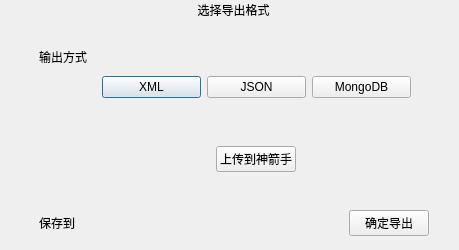
<?xml version="1.0" encoding="UTF-8"?>
<ui version="4.0">
 <class>ExportDialog</class>
 <widget class="QDialog" name="ExportDialog">
  <property name="geometry">
   <rect>
    <x>0</x>
    <y>0</y>
    <width>459</width>
    <height>250</height>
   </rect>
  </property>
  <property name="windowTitle">
   <string>Dialog</string>
  </property>
  <layout class="QVBoxLayout" name="verticalLayout" stretch="1,8,2">
   <property name="leftMargin">
    <number>0</number>
   </property>
   <property name="topMargin">
    <number>0</number>
   </property>
   <property name="rightMargin">
    <number>0</number>
   </property>
   <property name="bottomMargin">
    <number>0</number>
   </property>
   <item>
    <widget class="QWidget" name="head_widget" native="true">
     <layout class="QHBoxLayout" name="horizontalLayout" stretch="3">
      <property name="topMargin">
       <number>1</number>
      </property>
      <property name="rightMargin">
       <number>1</number>
      </property>
      <item>
       <widget class="QLabel" name="label">
        <property name="text">
         <string>选择导出格式</string>
        </property>
        <property name="alignment">
         <set>Qt::AlignCenter</set>
        </property>
       </widget>
      </item>
     </layout>
    </widget>
   </item>
   <item>
    <widget class="QWidget" name="export_mode_widget" native="true">
     <layout class="QHBoxLayout" name="horizontalLayout_3" stretch="1,6">
      <property name="leftMargin">
       <number>30</number>
      </property>
      <property name="topMargin">
       <number>9</number>
      </property>
      <property name="rightMargin">
       <number>30</number>
      </property>
      <item>
       <widget class="QWidget" name="widget_5" native="true">
        <layout class="QVBoxLayout" name="verticalLayout_3" stretch="9">
         <property name="topMargin">
          <number>5</number>
         </property>
         <property name="rightMargin">
          <number>0</number>
         </property>
         <property name="bottomMargin">
          <number>0</number>
         </property>
         <item>
          <widget class="QLabel" name="label_3">
           <property name="layoutDirection">
            <enum>Qt::LeftToRight</enum>
           </property>
           <property name="text">
            <string>输出方式</string>
           </property>
           <property name="alignment">
            <set>Qt::AlignHCenter|Qt::AlignTop</set>
           </property>
          </widget>
         </item>
        </layout>
       </widget>
      </item>
      <item>
       <widget class="QWidget" name="export_mode_option_widget" native="true">
        <layout class="QVBoxLayout" name="verticalLayout_2" stretch="1,4,1,3">
         <property name="leftMargin">
          <number>0</number>
         </property>
         <property name="topMargin">
          <number>0</number>
         </property>
         <property name="bottomMargin">
          <number>0</number>
         </property>
         <item>
          <widget class="QLabel" name="label_4">
           <property name="text">
            <string/>
           </property>
           <property name="pixmap">
            <pixmap resource="../res.qrc">:/res/icons/导出到本地.png</pixmap>
           </property>
           <property name="scaledContents">
            <bool>true</bool>
           </property>
           <property name="alignment">
            <set>Qt::AlignCenter</set>
           </property>
          </widget>
         </item>
         <item>
          <widget class="QWidget" name="export_mode_option_btn" native="true">
           <layout class="QHBoxLayout" name="horizontalLayout_4">
            <item>
             <widget class="QPushButton" name="xml_btn">
              <property name="cursor">
               <cursorShape>PointingHandCursor</cursorShape>
              </property>
              <property name="text">
               <string>XML</string>
              </property>
              <attribute name="buttonGroup">
               <string notr="true">export_type_button_group</string>
              </attribute>
             </widget>
            </item>
            <item>
             <widget class="QPushButton" name="json_btn">
              <property name="cursor">
               <cursorShape>PointingHandCursor</cursorShape>
              </property>
              <property name="text">
               <string>JSON</string>
              </property>
              <attribute name="buttonGroup">
               <string notr="true">export_type_button_group</string>
              </attribute>
             </widget>
            </item>
            <item>
             <widget class="QPushButton" name="mongo_btn">
              <property name="cursor">
               <cursorShape>PointingHandCursor</cursorShape>
              </property>
              <property name="text">
               <string>MongoDB</string>
              </property>
              <attribute name="buttonGroup">
               <string notr="true">export_type_button_group</string>
              </attribute>
             </widget>
            </item>
           </layout>
          </widget>
         </item>
         <item>
          <widget class="QLabel" name="label_5">
           <property name="text">
            <string/>
           </property>
           <property name="pixmap">
            <pixmap resource="../res.qrc">:/res/icons/上传数据源.png</pixmap>
           </property>
           <property name="scaledContents">
            <bool>true</bool>
           </property>
          </widget>
         </item>
         <item>
          <widget class="QWidget" name="widget_4" native="true">
           <layout class="QHBoxLayout" name="horizontalLayout_5">
            <item>
             <widget class="QPushButton" name="push_btn">
              <property name="sizePolicy">
               <sizepolicy hsizetype="Fixed" vsizetype="Fixed">
                <horstretch>0</horstretch>
                <verstretch>0</verstretch>
               </sizepolicy>
              </property>
              <property name="cursor">
               <cursorShape>PointingHandCursor</cursorShape>
              </property>
              <property name="text">
               <string>上传到神箭手</string>
              </property>
             </widget>
            </item>
           </layout>
          </widget>
         </item>
        </layout>
       </widget>
      </item>
     </layout>
    </widget>
   </item>
   <item>
    <widget class="QWidget" name="export_local_path" native="true">
     <layout class="QHBoxLayout" name="horizontalLayout_2" stretch="1,6,0">
      <property name="leftMargin">
       <number>30</number>
      </property>
      <property name="rightMargin">
       <number>30</number>
      </property>
      <item>
       <widget class="QWidget" name="widget" native="true">
        <layout class="QHBoxLayout" name="horizontalLayout_6">
         <item>
          <widget class="QLabel" name="label_2">
           <property name="text">
            <string>保存到</string>
           </property>
           <property name="alignment">
            <set>Qt::AlignCenter</set>
           </property>
          </widget>
         </item>
        </layout>
       </widget>
      </item>
      <item>
       <widget class="QWidget" name="file_button_widget" native="true"/>
      </item>
      <item>
       <widget class="QPushButton" name="determine_export_button">
        <property name="sizePolicy">
         <sizepolicy hsizetype="Expanding" vsizetype="Fixed">
          <horstretch>0</horstretch>
          <verstretch>0</verstretch>
         </sizepolicy>
        </property>
        <property name="cursor">
         <cursorShape>PointingHandCursor</cursorShape>
        </property>
        <property name="text">
         <string>确定导出</string>
        </property>
       </widget>
      </item>
     </layout>
    </widget>
   </item>
  </layout>
 </widget>
 <resources>
  <include location="../res.qrc"/>
 </resources>
 <connections/>
 <buttongroups>
  <buttongroup name="export_type_button_group"/>
 </buttongroups>
</ui>
